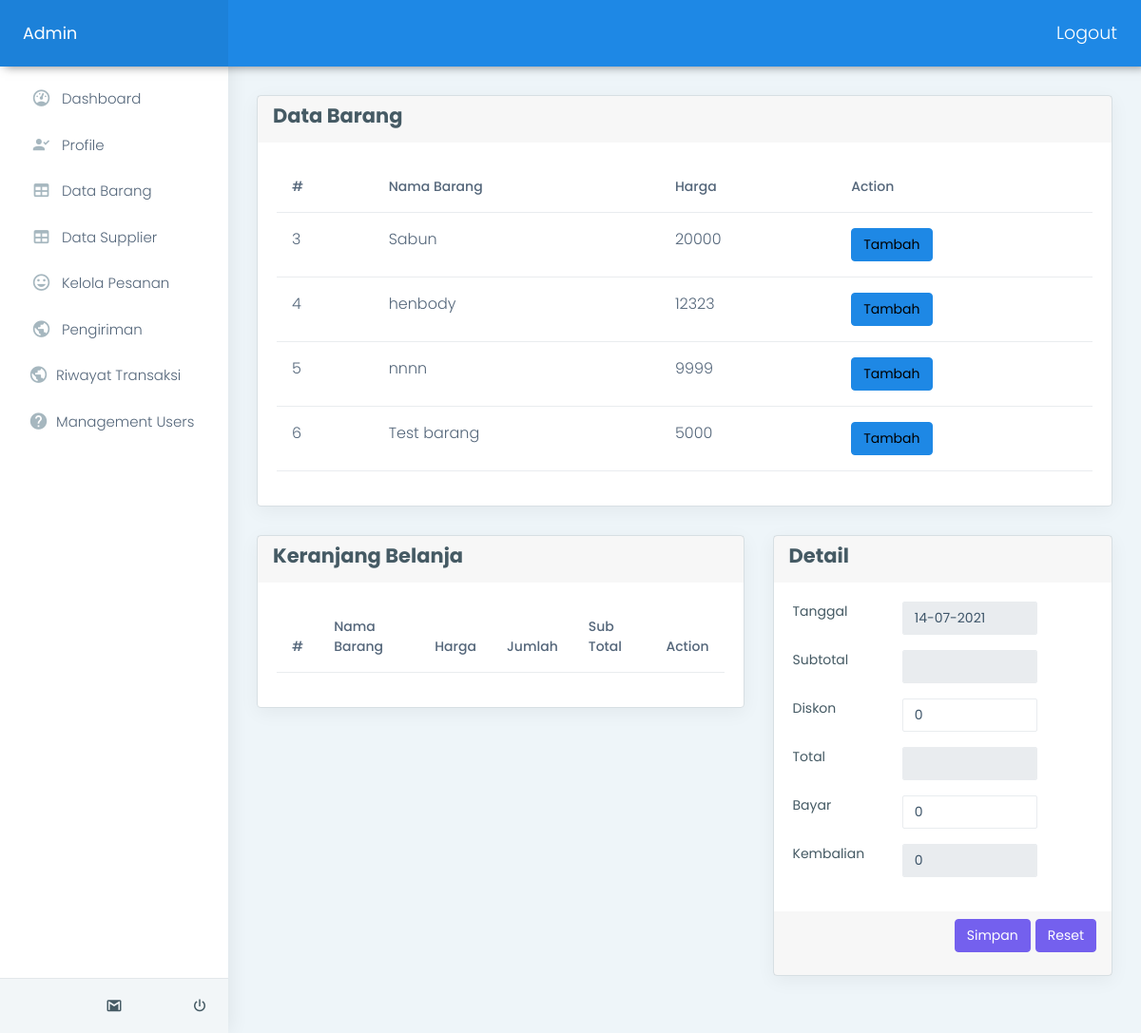
Before: /admin/index.php?page=kasir (signed in) with the older database file.
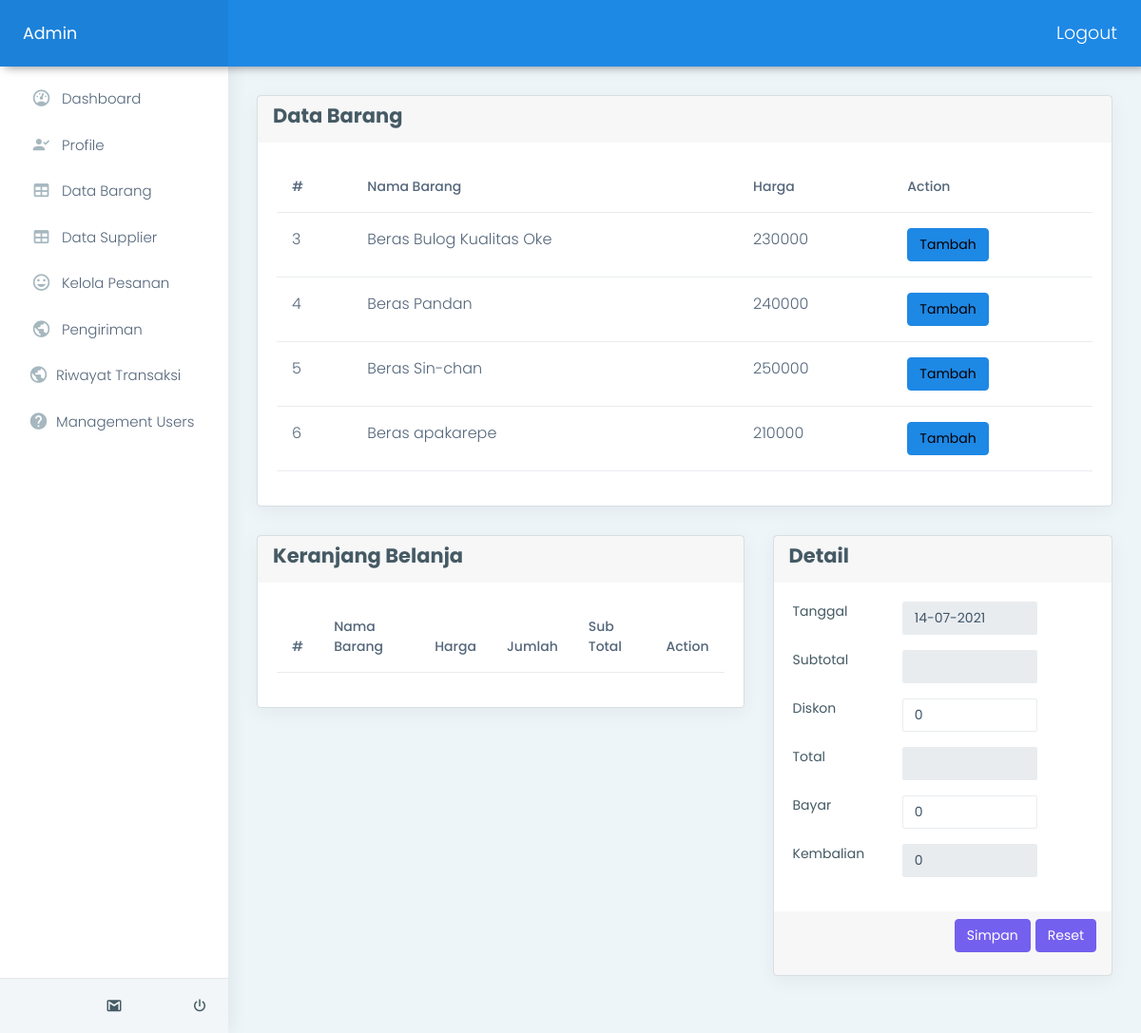
After: the same page with the newer database file.
### tables this page shows
CREATE TABLE `tb_barang` (
  `Id_barang` int(11) NOT NULL,
  `Nama_barang` varchar(40) NOT NULL,
  `stock` int(11) DEFAULT NULL,
  `harga_beli` double NOT NULL,
  `harga` double NOT NULL,
  `gambar` varchar(100) DEFAULT NULL
);

### admin/kasir/index.php (the view, shortened to what the changed rows need)
<div class="card">
    <div class="card-body">
        <table class="table user-table">
            <thead>
                <tr>
                    <th class="border-top-0">#</th>
                    <th class="border-top-0">Nama Barang</th>
                    <th class="border-top-0">Harga</th>
                    <th class="border-top-0">Action</th>
                </tr>
            </thead>
            <tbody>
                <?php
                $query = "SELECT * FROM tb_barang";
                $result = mysqli_query($conn, $query);
                while ($row = mysqli_fetch_assoc($result)) {
                ?>
                    <tr>
                        <td><?php echo $row['Id_barang'] ?></td>
                        <td><?php echo $row['Nama_barang'] ?></td>
                        <td><?php echo $row['harga'] ?></td>
                        <td>
                            <button class='btn btn-info tambah-keranjang-kasir'
                                    data-idbarang="<?php echo $row['Id_barang'] ?>"
                                    data-namabarang="<?php echo $row['Nama_barang'] ?>"
                                    data-hargabarang="<?php echo $row['harga'] ?>"
                                    >
                                Tambah
                            </button>
                        </td>
                    </tr>
                <?php
                }
                ?>
            </tbody>
        </table>
    </div>
</div>
<div class="row">
    <div class="col-md-7">
        <div class="card">
            <div class="card-body">
                <div class="row">
                    <div class="container">
                        <table class="table user-table">
                            <thead>
                                <tr>
                                    <th class="border-top-0">#</th>
                                    <th class="border-top-0">Nama Barang</th>
                                    <th class="border-top-0">Harga</th>
                                    <th class="border-top-0">Jumlah</th>
                                    <th class="border-top-0">Sub Total</th>
                                    <th class="border-top-0">Action</th>
                                </tr>
                            </thead>
                        </table>
                    </div>
                </div>
            </div>
        </div>
    </div>
</div>

Changed rows visible on the page:
changed tb_barang id 3: Nama_barang "Sabun" → "Beras Bulog Kualitas Oke"; harga "20000" → "230000"
changed tb_barang id 4: Nama_barang "henbody" → "Beras Pandan"; harga "12323" → "240000"
changed tb_barang id 5: Nama_barang "nnnn" → "Beras Sin-chan"; harga "9999" → "250000"
changed tb_barang id 6: Nama_barang "Test barang" → "Beras apakarepe"; harga "5000" → "210000"
